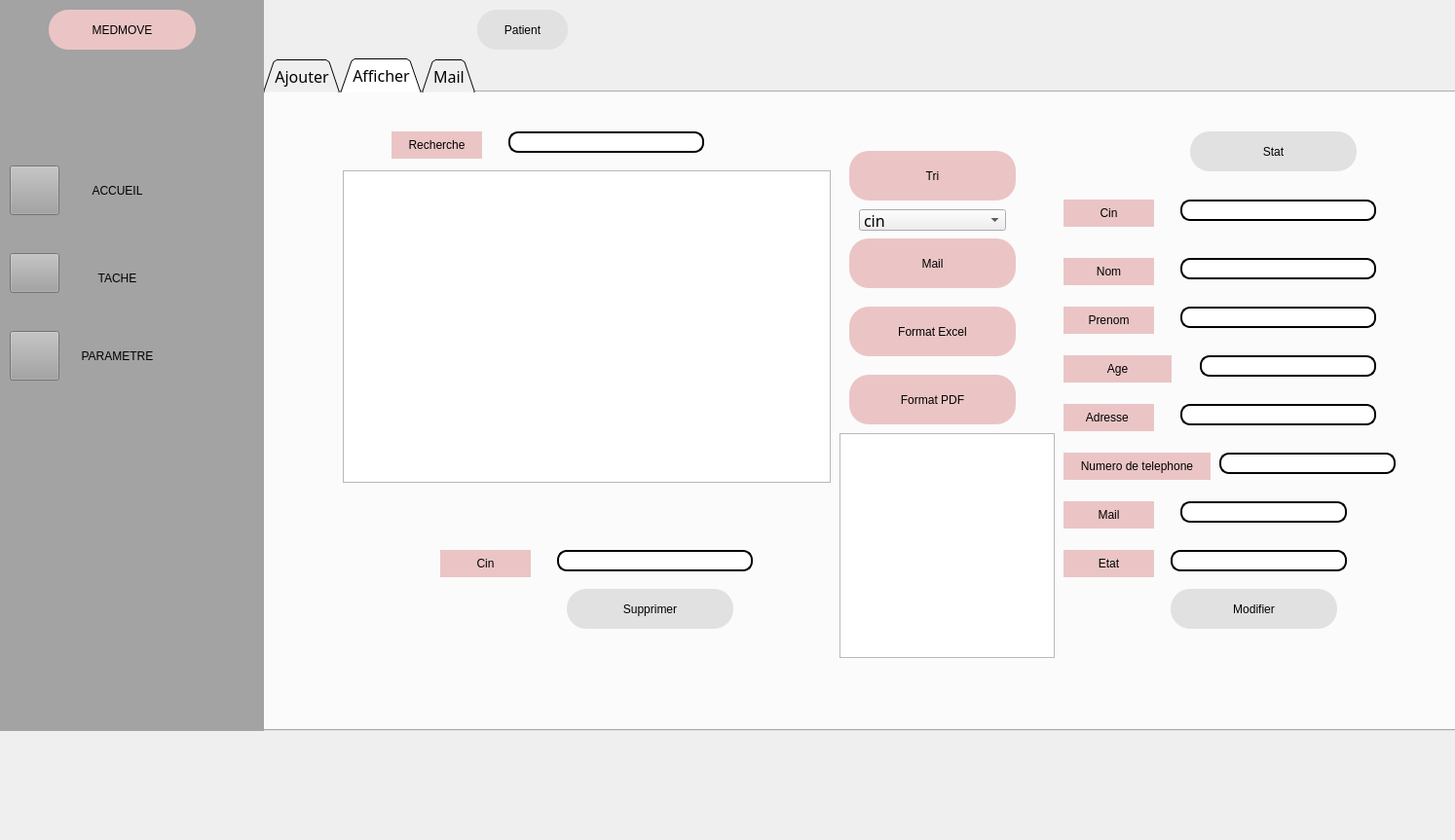
<?xml version="1.0" encoding="UTF-8"?>
<ui version="4.0">
 <class>client</class>
 <widget class="QDialog" name="client">
  <property name="geometry">
   <rect>
    <x>0</x>
    <y>0</y>
    <width>1494</width>
    <height>863</height>
   </rect>
  </property>
  <property name="windowTitle">
   <string>Dialog</string>
  </property>
  <property name="styleSheet">
   <string notr="true"/>
  </property>
  <widget class="QPushButton" name="pushButton">
   <property name="geometry">
    <rect>
     <x>490</x>
     <y>10</y>
     <width>93</width>
     <height>41</height>
    </rect>
   </property>
   <property name="styleSheet">
    <string notr="true">font: 75 8pt &quot;MS Shell Dlg 2&quot;;
border-radius: 20px;
color: black;
padding: 0 8px;
background: #E1E1E1;
font: bold, &quot;Comic Sans MS&quot;;;
text-align:center;</string>
   </property>
   <property name="text">
    <string>Patient</string>
   </property>
  </widget>
  <widget class="QTabWidget" name="Patient">
   <property name="geometry">
    <rect>
     <x>270</x>
     <y>60</y>
     <width>1231</width>
     <height>691</height>
    </rect>
   </property>
   <property name="font">
    <font>
     <family>Sitka Display</family>
     <pointsize>12</pointsize>
    </font>
   </property>
   <property name="styleSheet">
    <string notr="true">QTabBar::tab {
	border-color: rgb(170, 170, 0);
    background: qlineargradient(x1: 0, y1: 0, x2: 0, y2: 1,
                                stop: 0 #E1E1E1, stop: 0.4 #DDDDDD,
                                stop: 0.5 #D8D8D8, stop: 1.0 #D3D3D3);
    border: 2px solid#C4C4C3;
    border-bottom-color: #C2C7CB; /* same as the pane color */
    border-top-left-radius: 4px;
    border-top-right-radius: 4px;
    min-width:20ex;
    padding: 2px;
     font: bold, &quot;Comic Sans MS&quot;;
}

QTabBar::tab:selec</string>
   </property>
   <property name="tabShape">
    <enum>QTabWidget::Triangular</enum>
   </property>
   <property name="currentIndex">
    <number>1</number>
   </property>
   <widget class="QWidget" name="tab_3">
    <attribute name="title">
     <string>Ajouter</string>
    </attribute>
    <widget class="QPushButton" name="cin">
     <property name="geometry">
      <rect>
       <x>50</x>
       <y>60</y>
       <width>93</width>
       <height>28</height>
      </rect>
     </property>
     <property name="styleSheet">
      <string notr="true">font: 75 8pt &quot;MS Shell Dlg 2&quot;;
border-radius: 20px;
color: black;
padding: 0 8px;
background: #ebc5c5;
font: bold, &quot;Comic Sans MS&quot;;;
text-align:center;
</string>
     </property>
     <property name="text">
      <string>Cin</string>
     </property>
    </widget>
    <widget class="QPushButton" name="nom">
     <property name="geometry">
      <rect>
       <x>50</x>
       <y>120</y>
       <width>93</width>
       <height>28</height>
      </rect>
     </property>
     <property name="styleSheet">
      <string notr="true">font: 75 8pt &quot;MS Shell Dlg 2&quot;;
border-radius: 20px;
color: black;
padding: 0 8px;
background: #ebc5c5;
font: bold, &quot;Comic Sans MS&quot;;;
text-align:center;
</string>
     </property>
     <property name="text">
      <string>Nom</string>
     </property>
    </widget>
    <widget class="QPushButton" name="prenom">
     <property name="geometry">
      <rect>
       <x>50</x>
       <y>170</y>
       <width>93</width>
       <height>28</height>
      </rect>
     </property>
     <property name="styleSheet">
      <string notr="true">font: 75 8pt &quot;MS Shell Dlg 2&quot;;
border-radius: 20px;
color: black;
padding: 0 8px;
background: #ebc5c5;
font: bold, &quot;Comic Sans MS&quot;;;
text-align:center;
</string>
     </property>
     <property name="text">
      <string>Prenom</string>
     </property>
    </widget>
    <widget class="QPushButton" name="age">
     <property name="geometry">
      <rect>
       <x>50</x>
       <y>220</y>
       <width>111</width>
       <height>28</height>
      </rect>
     </property>
     <property name="styleSheet">
      <string notr="true">font: 75 8pt &quot;MS Shell Dlg 2&quot;;
border-radius: 20px;
color: black;
padding: 0 8px;
background: #ebc5c5;
font: bold, &quot;Comic Sans MS&quot;;;
text-align:center;
</string>
     </property>
     <property name="text">
      <string>Age</string>
     </property>
    </widget>
    <widget class="QPushButton" name="adresse">
     <property name="geometry">
      <rect>
       <x>50</x>
       <y>270</y>
       <width>93</width>
       <height>28</height>
      </rect>
     </property>
     <property name="styleSheet">
      <string notr="true">font: 75 8pt &quot;MS Shell Dlg 2&quot;;
border-radius: 20px;
color: black;
padding: 0 8px;
background: #ebc5c5;
font: bold, &quot;Comic Sans MS&quot;;;
text-align:center;
</string>
     </property>
     <property name="text">
      <string>Adresse </string>
     </property>
    </widget>
    <widget class="QPushButton" name="num">
     <property name="geometry">
      <rect>
       <x>50</x>
       <y>320</y>
       <width>151</width>
       <height>28</height>
      </rect>
     </property>
     <property name="styleSheet">
      <string notr="true">font: 75 8pt &quot;MS Shell Dlg 2&quot;;
border-radius: 20px;
color: black;
padding: 0 8px;
background: #ebc5c5;
font: bold, &quot;Comic Sans MS&quot;;;
text-align:center;
</string>
     </property>
     <property name="text">
      <string>Numero de telephone</string>
     </property>
    </widget>
    <widget class="QPushButton" name="mail">
     <property name="geometry">
      <rect>
       <x>50</x>
       <y>370</y>
       <width>93</width>
       <height>28</height>
      </rect>
     </property>
     <property name="styleSheet">
      <string notr="true">font: 75 8pt &quot;MS Shell Dlg 2&quot;;
border-radius: 20px;
color: black;
padding: 0 8px;
background: #ebc5c5;
font: bold, &quot;Comic Sans MS&quot;;;
text-align:center;
</string>
     </property>
     <property name="text">
      <string>Mail</string>
     </property>
    </widget>
    <widget class="QPushButton" name="etat">
     <property name="geometry">
      <rect>
       <x>50</x>
       <y>420</y>
       <width>93</width>
       <height>28</height>
      </rect>
     </property>
     <property name="styleSheet">
      <string notr="true">font: 75 8pt &quot;MS Shell Dlg 2&quot;;
border-radius: 20px;
color: black;
padding: 0 8px;
background: #ebc5c5;
font: bold, &quot;Comic Sans MS&quot;;;
text-align:center;
</string>
     </property>
     <property name="text">
      <string>Etat</string>
     </property>
    </widget>
    <widget class="QLineEdit" name="cinc">
     <property name="geometry">
      <rect>
       <x>170</x>
       <y>60</y>
       <width>201</width>
       <height>22</height>
      </rect>
     </property>
     <property name="styleSheet">
      <string notr="true">border: 2px solid black;
font: 75 8pt &quot;MS Shell Dlg 2&quot;;
border-radius: 10px;
padding: 0 8px;
background: white;
font: bold, &quot;Comic Sans MS&quot;;;
text-align:center;</string>
     </property>
    </widget>
    <widget class="QLineEdit" name="nomc">
     <property name="geometry">
      <rect>
       <x>170</x>
       <y>120</y>
       <width>201</width>
       <height>22</height>
      </rect>
     </property>
     <property name="styleSheet">
      <string notr="true">border: 2px solid black;
font: 75 8pt &quot;MS Shell Dlg 2&quot;;
border-radius: 10px;
padding: 0 8px;
background: white;
font: bold, &quot;Comic Sans MS&quot;;;
text-align:center;</string>
     </property>
    </widget>
    <widget class="QLineEdit" name="prenomc">
     <property name="geometry">
      <rect>
       <x>170</x>
       <y>170</y>
       <width>201</width>
       <height>22</height>
      </rect>
     </property>
     <property name="styleSheet">
      <string notr="true">border: 2px solid black;
font: 75 8pt &quot;MS Shell Dlg 2&quot;;
border-radius: 10px;
padding: 0 8px;
background: white;
font: bold, &quot;Comic Sans MS&quot;;;
text-align:center;</string>
     </property>
    </widget>
    <widget class="QLineEdit" name="agec">
     <property name="geometry">
      <rect>
       <x>190</x>
       <y>220</y>
       <width>181</width>
       <height>22</height>
      </rect>
     </property>
     <property name="styleSheet">
      <string notr="true">border: 2px solid black;
font: 75 8pt &quot;MS Shell Dlg 2&quot;;
border-radius: 10px;
padding: 0 8px;
background: white;
font: bold, &quot;Comic Sans MS&quot;;;
text-align:center;</string>
     </property>
    </widget>
    <widget class="QLineEdit" name="adressec">
     <property name="geometry">
      <rect>
       <x>170</x>
       <y>270</y>
       <width>201</width>
       <height>22</height>
      </rect>
     </property>
     <property name="styleSheet">
      <string notr="true">border: 2px solid black;
font: 75 8pt &quot;MS Shell Dlg 2&quot;;
border-radius: 10px;
padding: 0 8px;
background: white;
font: bold, &quot;Comic Sans MS&quot;;;
text-align:center;</string>
     </property>
    </widget>
    <widget class="QLineEdit" name="numc">
     <property name="geometry">
      <rect>
       <x>210</x>
       <y>320</y>
       <width>181</width>
       <height>22</height>
      </rect>
     </property>
     <property name="styleSheet">
      <string notr="true">border: 2px solid black;
font: 75 8pt &quot;MS Shell Dlg 2&quot;;
border-radius: 10px;
padding: 0 8px;
background: white;
font: bold, &quot;Comic Sans MS&quot;;;
text-align:center;</string>
     </property>
    </widget>
    <widget class="QLineEdit" name="mailc">
     <property name="geometry">
      <rect>
       <x>170</x>
       <y>370</y>
       <width>171</width>
       <height>22</height>
      </rect>
     </property>
     <property name="styleSheet">
      <string notr="true">border: 2px solid black;
font: 75 8pt &quot;MS Shell Dlg 2&quot;;
border-radius: 10px;
padding: 0 8px;
background: white;
font: bold, &quot;Comic Sans MS&quot;;;
text-align:center;</string>
     </property>
    </widget>
    <widget class="QPushButton" name="pushButton_33">
     <property name="geometry">
      <rect>
       <x>510</x>
       <y>110</y>
       <width>231</width>
       <height>51</height>
      </rect>
     </property>
     <property name="styleSheet">
      <string notr="true">font: 75 8pt &quot;MS Shell Dlg 2&quot;;
border-radius: 20px;
color: black;
padding: 0 8px;
background: #E1E1E1;
font: bold, &quot;Comic Sans MS&quot;;;
text-align:center;</string>
     </property>
     <property name="text">
      <string>Valider</string>
     </property>
    </widget>
    <widget class="QPushButton" name="pushButton_34">
     <property name="geometry">
      <rect>
       <x>510</x>
       <y>220</y>
       <width>231</width>
       <height>51</height>
      </rect>
     </property>
     <property name="styleSheet">
      <string notr="true">font: 75 8pt &quot;MS Shell Dlg 2&quot;;
border-radius: 20px;
color: black;
padding: 0 8px;
background: #E1E1E1;
font: bold, &quot;Comic Sans MS&quot;;;
text-align:center;</string>
     </property>
     <property name="text">
      <string>Quitter</string>
     </property>
    </widget>
    <widget class="QComboBox" name="etatc">
     <property name="geometry">
      <rect>
       <x>190</x>
       <y>420</y>
       <width>91</width>
       <height>21</height>
      </rect>
     </property>
     <property name="styleSheet">
      <string notr="true">border: 2px solid black;
font: 75 8pt &quot;MS Shell Dlg 2&quot;;
border-radius: 10px;
padding: 0 8px;
background: white;
font: bold, &quot;Comic Sans MS&quot;;;
text-align:center;</string>
     </property>
     <item>
      <property name="text">
       <string>malade</string>
      </property>
     </item>
     <item>
      <property name="text">
       <string>blesse</string>
      </property>
     </item>
    </widget>
   </widget>
   <widget class="QWidget" name="tab_4">
    <attribute name="title">
     <string>Afficher</string>
    </attribute>
    <widget class="QPushButton" name="pushButton_35">
     <property name="geometry">
      <rect>
       <x>130</x>
       <y>40</y>
       <width>93</width>
       <height>28</height>
      </rect>
     </property>
     <property name="styleSheet">
      <string notr="true">font: 75 8pt &quot;MS Shell Dlg 2&quot;;
border-radius: 20px;
color: black;
padding: 0 8px;
background: #ebc5c5;
font: bold, &quot;Comic Sans MS&quot;;;
text-align:center;
</string>
     </property>
     <property name="text">
      <string>Recherche</string>
     </property>
    </widget>
    <widget class="QLineEdit" name="recherche">
     <property name="geometry">
      <rect>
       <x>250</x>
       <y>40</y>
       <width>201</width>
       <height>22</height>
      </rect>
     </property>
     <property name="styleSheet">
      <string notr="true">border: 2px solid black;
font: 75 8pt &quot;MS Shell Dlg 2&quot;;
border-radius: 10px;
padding: 0 8px;
background: white;
font: bold, &quot;Comic Sans MS&quot;;;
text-align:center;</string>
     </property>
    </widget>
    <widget class="QPushButton" name="tri">
     <property name="geometry">
      <rect>
       <x>600</x>
       <y>60</y>
       <width>171</width>
       <height>51</height>
      </rect>
     </property>
     <property name="styleSheet">
      <string notr="true">font: 75 8pt &quot;MS Shell Dlg 2&quot;;
border-radius: 20px;
color: black;
padding: 0 8px;
background: #ebc5c5;
font: bold, &quot;Comic Sans MS&quot;;;
text-align:center;
</string>
     </property>
     <property name="text">
      <string>Tri</string>
     </property>
    </widget>
    <widget class="QPushButton" name="pushButton_37">
     <property name="geometry">
      <rect>
       <x>600</x>
       <y>290</y>
       <width>171</width>
       <height>51</height>
      </rect>
     </property>
     <property name="styleSheet">
      <string notr="true">font: 75 8pt &quot;MS Shell Dlg 2&quot;;
border-radius: 20px;
color: black;
padding: 0 8px;
background: #ebc5c5;
font: bold, &quot;Comic Sans MS&quot;;;
text-align:center;
</string>
     </property>
     <property name="text">
      <string>Format PDF</string>
     </property>
    </widget>
    <widget class="QPushButton" name="pushButton_38">
     <property name="geometry">
      <rect>
       <x>600</x>
       <y>220</y>
       <width>171</width>
       <height>51</height>
      </rect>
     </property>
     <property name="styleSheet">
      <string notr="true">font: 75 8pt &quot;MS Shell Dlg 2&quot;;
border-radius: 20px;
color: black;
padding: 0 8px;
background: #ebc5c5;
font: bold, &quot;Comic Sans MS&quot;;;
text-align:center;
</string>
     </property>
     <property name="text">
      <string>Format Excel</string>
     </property>
    </widget>
    <widget class="QPushButton" name="pushButton_40">
     <property name="geometry">
      <rect>
       <x>930</x>
       <y>510</y>
       <width>171</width>
       <height>41</height>
      </rect>
     </property>
     <property name="styleSheet">
      <string notr="true">font: 75 8pt &quot;MS Shell Dlg 2&quot;;
border-radius: 20px;
color: black;
padding: 0 8px;
background: #E1E1E1;
font: bold, &quot;Comic Sans MS&quot;;;
text-align:center;</string>
     </property>
     <property name="text">
      <string>Modifier</string>
     </property>
    </widget>
    <widget class="QPushButton" name="pushButton_41">
     <property name="geometry">
      <rect>
       <x>310</x>
       <y>510</y>
       <width>171</width>
       <height>41</height>
      </rect>
     </property>
     <property name="styleSheet">
      <string notr="true">font: 75 8pt &quot;MS Shell Dlg 2&quot;;
border-radius: 20px;
color: black;
padding: 0 8px;
background: #E1E1E1;
font: bold, &quot;Comic Sans MS&quot;;;
text-align:center;</string>
     </property>
     <property name="text">
      <string>Supprimer</string>
     </property>
    </widget>
    <widget class="QTableView" name="liste">
     <property name="geometry">
      <rect>
       <x>80</x>
       <y>80</y>
       <width>501</width>
       <height>321</height>
      </rect>
     </property>
    </widget>
    <widget class="QPushButton" name="mail_3">
     <property name="geometry">
      <rect>
       <x>820</x>
       <y>420</y>
       <width>93</width>
       <height>28</height>
      </rect>
     </property>
     <property name="styleSheet">
      <string notr="true">font: 75 8pt &quot;MS Shell Dlg 2&quot;;
border-radius: 20px;
color: black;
padding: 0 8px;
background: #ebc5c5;
font: bold, &quot;Comic Sans MS&quot;;;
text-align:center;
</string>
     </property>
     <property name="text">
      <string>Mail</string>
     </property>
    </widget>
    <widget class="QPushButton" name="num_3">
     <property name="geometry">
      <rect>
       <x>820</x>
       <y>370</y>
       <width>151</width>
       <height>28</height>
      </rect>
     </property>
     <property name="styleSheet">
      <string notr="true">font: 75 8pt &quot;MS Shell Dlg 2&quot;;
border-radius: 20px;
color: black;
padding: 0 8px;
background: #ebc5c5;
font: bold, &quot;Comic Sans MS&quot;;;
text-align:center;
</string>
     </property>
     <property name="text">
      <string>Numero de telephone</string>
     </property>
    </widget>
    <widget class="QLineEdit" name="nomc_3">
     <property name="geometry">
      <rect>
       <x>940</x>
       <y>170</y>
       <width>201</width>
       <height>22</height>
      </rect>
     </property>
     <property name="styleSheet">
      <string notr="true">border: 2px solid black;
font: 75 8pt &quot;MS Shell Dlg 2&quot;;
border-radius: 10px;
padding: 0 8px;
background: white;
font: bold, &quot;Comic Sans MS&quot;;;
text-align:center;</string>
     </property>
    </widget>
    <widget class="QLineEdit" name="mailc_3">
     <property name="geometry">
      <rect>
       <x>940</x>
       <y>420</y>
       <width>171</width>
       <height>22</height>
      </rect>
     </property>
     <property name="styleSheet">
      <string notr="true">border: 2px solid black;
font: 75 8pt &quot;MS Shell Dlg 2&quot;;
border-radius: 10px;
padding: 0 8px;
background: white;
font: bold, &quot;Comic Sans MS&quot;;;
text-align:center;</string>
     </property>
    </widget>
    <widget class="QPushButton" name="adresse_3">
     <property name="geometry">
      <rect>
       <x>820</x>
       <y>320</y>
       <width>93</width>
       <height>28</height>
      </rect>
     </property>
     <property name="styleSheet">
      <string notr="true">font: 75 8pt &quot;MS Shell Dlg 2&quot;;
border-radius: 20px;
color: black;
padding: 0 8px;
background: #ebc5c5;
font: bold, &quot;Comic Sans MS&quot;;;
text-align:center;
</string>
     </property>
     <property name="text">
      <string>Adresse </string>
     </property>
    </widget>
    <widget class="QPushButton" name="etat_3">
     <property name="geometry">
      <rect>
       <x>820</x>
       <y>470</y>
       <width>93</width>
       <height>28</height>
      </rect>
     </property>
     <property name="styleSheet">
      <string notr="true">font: 75 8pt &quot;MS Shell Dlg 2&quot;;
border-radius: 20px;
color: black;
padding: 0 8px;
background: #ebc5c5;
font: bold, &quot;Comic Sans MS&quot;;;
text-align:center;
</string>
     </property>
     <property name="text">
      <string>Etat</string>
     </property>
    </widget>
    <widget class="QLineEdit" name="agec_3">
     <property name="geometry">
      <rect>
       <x>960</x>
       <y>270</y>
       <width>181</width>
       <height>22</height>
      </rect>
     </property>
     <property name="styleSheet">
      <string notr="true">border: 2px solid black;
font: 75 8pt &quot;MS Shell Dlg 2&quot;;
border-radius: 10px;
padding: 0 8px;
background: white;
font: bold, &quot;Comic Sans MS&quot;;;
text-align:center;</string>
     </property>
    </widget>
    <widget class="QLineEdit" name="adressec_3">
     <property name="geometry">
      <rect>
       <x>940</x>
       <y>320</y>
       <width>201</width>
       <height>22</height>
      </rect>
     </property>
     <property name="styleSheet">
      <string notr="true">border: 2px solid black;
font: 75 8pt &quot;MS Shell Dlg 2&quot;;
border-radius: 10px;
padding: 0 8px;
background: white;
font: bold, &quot;Comic Sans MS&quot;;;
text-align:center;</string>
     </property>
    </widget>
    <widget class="QLineEdit" name="etatc_3">
     <property name="geometry">
      <rect>
       <x>930</x>
       <y>470</y>
       <width>181</width>
       <height>22</height>
      </rect>
     </property>
     <property name="styleSheet">
      <string notr="true">border: 2px solid black;
font: 75 8pt &quot;MS Shell Dlg 2&quot;;
border-radius: 10px;
padding: 0 8px;
background: white;
font: bold, &quot;Comic Sans MS&quot;;;
text-align:center;</string>
     </property>
    </widget>
    <widget class="QLineEdit" name="prenomc_3">
     <property name="geometry">
      <rect>
       <x>940</x>
       <y>220</y>
       <width>201</width>
       <height>22</height>
      </rect>
     </property>
     <property name="styleSheet">
      <string notr="true">border: 2px solid black;
font: 75 8pt &quot;MS Shell Dlg 2&quot;;
border-radius: 10px;
padding: 0 8px;
background: white;
font: bold, &quot;Comic Sans MS&quot;;;
text-align:center;</string>
     </property>
    </widget>
    <widget class="QPushButton" name="cin_3">
     <property name="geometry">
      <rect>
       <x>820</x>
       <y>110</y>
       <width>93</width>
       <height>28</height>
      </rect>
     </property>
     <property name="styleSheet">
      <string notr="true">font: 75 8pt &quot;MS Shell Dlg 2&quot;;
border-radius: 20px;
color: black;
padding: 0 8px;
background: #ebc5c5;
font: bold, &quot;Comic Sans MS&quot;;;
text-align:center;
</string>
     </property>
     <property name="text">
      <string>Cin</string>
     </property>
    </widget>
    <widget class="QPushButton" name="age_3">
     <property name="geometry">
      <rect>
       <x>820</x>
       <y>270</y>
       <width>111</width>
       <height>28</height>
      </rect>
     </property>
     <property name="styleSheet">
      <string notr="true">font: 75 8pt &quot;MS Shell Dlg 2&quot;;
border-radius: 20px;
color: black;
padding: 0 8px;
background: #ebc5c5;
font: bold, &quot;Comic Sans MS&quot;;;
text-align:center;
</string>
     </property>
     <property name="text">
      <string>Age</string>
     </property>
    </widget>
    <widget class="QLineEdit" name="numc_3">
     <property name="geometry">
      <rect>
       <x>980</x>
       <y>370</y>
       <width>181</width>
       <height>22</height>
      </rect>
     </property>
     <property name="styleSheet">
      <string notr="true">border: 2px solid black;
font: 75 8pt &quot;MS Shell Dlg 2&quot;;
border-radius: 10px;
padding: 0 8px;
background: white;
font: bold, &quot;Comic Sans MS&quot;;;
text-align:center;</string>
     </property>
    </widget>
    <widget class="QLineEdit" name="cinc_3">
     <property name="geometry">
      <rect>
       <x>940</x>
       <y>110</y>
       <width>201</width>
       <height>22</height>
      </rect>
     </property>
     <property name="styleSheet">
      <string notr="true">border: 2px solid black;
font: 75 8pt &quot;MS Shell Dlg 2&quot;;
border-radius: 10px;
padding: 0 8px;
background: white;
font: bold, &quot;Comic Sans MS&quot;;;
text-align:center;</string>
     </property>
    </widget>
    <widget class="QPushButton" name="prenom_3">
     <property name="geometry">
      <rect>
       <x>820</x>
       <y>220</y>
       <width>93</width>
       <height>28</height>
      </rect>
     </property>
     <property name="styleSheet">
      <string notr="true">font: 75 8pt &quot;MS Shell Dlg 2&quot;;
border-radius: 20px;
color: black;
padding: 0 8px;
background: #ebc5c5;
font: bold, &quot;Comic Sans MS&quot;;;
text-align:center;
</string>
     </property>
     <property name="text">
      <string>Prenom</string>
     </property>
    </widget>
    <widget class="QPushButton" name="nom_3">
     <property name="geometry">
      <rect>
       <x>820</x>
       <y>170</y>
       <width>93</width>
       <height>28</height>
      </rect>
     </property>
     <property name="styleSheet">
      <string notr="true">font: 75 8pt &quot;MS Shell Dlg 2&quot;;
border-radius: 20px;
color: black;
padding: 0 8px;
background: #ebc5c5;
font: bold, &quot;Comic Sans MS&quot;;;
text-align:center;
</string>
     </property>
     <property name="text">
      <string>Nom</string>
     </property>
    </widget>
    <widget class="QLineEdit" name="cinc_4">
     <property name="geometry">
      <rect>
       <x>300</x>
       <y>470</y>
       <width>201</width>
       <height>22</height>
      </rect>
     </property>
     <property name="styleSheet">
      <string notr="true">border: 2px solid black;
font: 75 8pt &quot;MS Shell Dlg 2&quot;;
border-radius: 10px;
padding: 0 8px;
background: white;
font: bold, &quot;Comic Sans MS&quot;;;
text-align:center;</string>
     </property>
    </widget>
    <widget class="QPushButton" name="cin_4">
     <property name="geometry">
      <rect>
       <x>180</x>
       <y>470</y>
       <width>93</width>
       <height>28</height>
      </rect>
     </property>
     <property name="styleSheet">
      <string notr="true">font: 75 8pt &quot;MS Shell Dlg 2&quot;;
border-radius: 20px;
color: black;
padding: 0 8px;
background: #ebc5c5;
font: bold, &quot;Comic Sans MS&quot;;;
text-align:center;
</string>
     </property>
     <property name="text">
      <string>Cin</string>
     </property>
    </widget>
    <widget class="QTextEdit" name="textEdit">
     <property name="geometry">
      <rect>
       <x>590</x>
       <y>350</y>
       <width>221</width>
       <height>231</height>
      </rect>
     </property>
    </widget>
    <widget class="QPushButton" name="email">
     <property name="geometry">
      <rect>
       <x>600</x>
       <y>150</y>
       <width>171</width>
       <height>51</height>
      </rect>
     </property>
     <property name="styleSheet">
      <string notr="true">font: 75 8pt &quot;MS Shell Dlg 2&quot;;
border-radius: 20px;
color: black;
padding: 0 8px;
background: #ebc5c5;
font: bold, &quot;Comic Sans MS&quot;;;
text-align:center;
</string>
     </property>
     <property name="text">
      <string>Mail</string>
     </property>
    </widget>
    <widget class="QComboBox" name="comboBox">
     <property name="geometry">
      <rect>
       <x>610</x>
       <y>120</y>
       <width>151</width>
       <height>22</height>
      </rect>
     </property>
     <item>
      <property name="text">
       <string>cin</string>
      </property>
     </item>
     <item>
      <property name="text">
       <string>nom</string>
      </property>
     </item>
     <item>
      <property name="text">
       <string>age</string>
      </property>
     </item>
    </widget>
    <widget class="QPushButton" name="pushButton_42">
     <property name="geometry">
      <rect>
       <x>950</x>
       <y>40</y>
       <width>171</width>
       <height>41</height>
      </rect>
     </property>
     <property name="styleSheet">
      <string notr="true">font: 75 8pt &quot;MS Shell Dlg 2&quot;;
border-radius: 20px;
color: black;
padding: 0 8px;
background: #E1E1E1;
font: bold, &quot;Comic Sans MS&quot;;;
text-align:center;</string>
     </property>
     <property name="text">
      <string>Stat</string>
     </property>
    </widget>
   </widget>
   <widget class="QWidget" name="tab_2">
    <attribute name="title">
     <string>Mail</string>
    </attribute>
    <widget class="QLineEdit" name="mail_pass">
     <property name="geometry">
      <rect>
       <x>600</x>
       <y>60</y>
       <width>141</width>
       <height>20</height>
      </rect>
     </property>
     <property name="echoMode">
      <enum>QLineEdit::Password</enum>
     </property>
     <property name="placeholderText">
      <string>your mail password</string>
     </property>
    </widget>
    <widget class="QLineEdit" name="subject">
     <property name="geometry">
      <rect>
       <x>88</x>
       <y>94</y>
       <width>651</width>
       <height>16</height>
      </rect>
     </property>
     <property name="placeholderText">
      <string>subject</string>
     </property>
    </widget>
    <widget class="QPushButton" name="sendBtn">
     <property name="geometry">
      <rect>
       <x>88</x>
       <y>460</y>
       <width>651</width>
       <height>23</height>
      </rect>
     </property>
     <property name="text">
      <string>Send</string>
     </property>
    </widget>
    <widget class="QTextEdit" name="msg">
     <property name="geometry">
      <rect>
       <x>88</x>
       <y>166</y>
       <width>651</width>
       <height>291</height>
      </rect>
     </property>
     <property name="placeholderText">
      <string>type your message here ...</string>
     </property>
    </widget>
    <widget class="QLineEdit" name="rcpt">
     <property name="geometry">
      <rect>
       <x>88</x>
       <y>60</y>
       <width>491</width>
       <height>21</height>
      </rect>
     </property>
     <property name="placeholderText">
      <string>recipient</string>
     </property>
    </widget>
    <widget class="QPushButton" name="browseBtn">
     <property name="geometry">
      <rect>
       <x>665</x>
       <y>129</y>
       <width>75</width>
       <height>24</height>
      </rect>
     </property>
     <property name="text">
      <string>Browse ...</string>
     </property>
    </widget>
    <widget class="QLineEdit" name="file">
     <property name="geometry">
      <rect>
       <x>88</x>
       <y>130</y>
       <width>571</width>
       <height>23</height>
      </rect>
     </property>
     <property name="placeholderText">
      <string>attachement here</string>
     </property>
    </widget>
   </widget>
  </widget>
  <widget class="QWidget" name="widget" native="true">
   <property name="geometry">
    <rect>
     <x>0</x>
     <y>0</y>
     <width>271</width>
     <height>751</height>
    </rect>
   </property>
   <property name="styleSheet">
    <string notr="true">
background-color: rgb(163, 163, 163);</string>
   </property>
   <widget class="QPushButton" name="pushButton_2">
    <property name="geometry">
     <rect>
      <x>10</x>
      <y>170</y>
      <width>51</width>
      <height>51</height>
     </rect>
    </property>
    <property name="styleSheet">
     <string notr="true">background-image: url(:/C:/Users/abeja/Desktop/image/home (1).svg);</string>
    </property>
    <property name="text">
     <string/>
    </property>
   </widget>
   <widget class="QPushButton" name="pushButton_5">
    <property name="geometry">
     <rect>
      <x>70</x>
      <y>160</y>
      <width>101</width>
      <height>71</height>
     </rect>
    </property>
    <property name="styleSheet">
     <string notr="true">border-radius: 30px;

color: black;
padding: 0 8px;
background-color: rgb(163, 163, 163);
font: bold, &quot;Comic Sans MS&quot;;;
text-align:center;</string>
    </property>
    <property name="text">
     <string>ACCUEIL</string>
    </property>
   </widget>
   <widget class="QPushButton" name="pushButton_4">
    <property name="geometry">
     <rect>
      <x>10</x>
      <y>260</y>
      <width>51</width>
      <height>41</height>
     </rect>
    </property>
    <property name="styleSheet">
     <string notr="true">background-image: url(:/C:/Users/abeja/Desktop/image/align-justify.svg);</string>
    </property>
    <property name="text">
     <string/>
    </property>
   </widget>
   <widget class="QPushButton" name="pushButton_6">
    <property name="geometry">
     <rect>
      <x>70</x>
      <y>250</y>
      <width>101</width>
      <height>71</height>
     </rect>
    </property>
    <property name="styleSheet">
     <string notr="true">border-radius: 30px;

color: black;
padding: 0 8px;
background-color: rgb(163, 163, 163);
font: bold, &quot;Comic Sans MS&quot;;;
text-align:center;</string>
    </property>
    <property name="text">
     <string>TACHE</string>
    </property>
   </widget>
   <widget class="QPushButton" name="pushButton_7">
    <property name="geometry">
     <rect>
      <x>70</x>
      <y>330</y>
      <width>101</width>
      <height>71</height>
     </rect>
    </property>
    <property name="styleSheet">
     <string notr="true">border-radius: 30px;

color: black;
padding: 0 8px;
background-color: rgb(163, 163, 163);
font: bold, &quot;Comic Sans MS&quot;;;
text-align:center;</string>
    </property>
    <property name="text">
     <string>PARAMETRE</string>
    </property>
   </widget>
   <widget class="QPushButton" name="pushButton_8">
    <property name="geometry">
     <rect>
      <x>10</x>
      <y>340</y>
      <width>51</width>
      <height>51</height>
     </rect>
    </property>
    <property name="styleSheet">
     <string notr="true">background-image: url(:/C:/Users/abeja/Desktop/image/settings.svg);
</string>
    </property>
    <property name="text">
     <string/>
    </property>
   </widget>
   <widget class="QPushButton" name="pushButton_9">
    <property name="geometry">
     <rect>
      <x>50</x>
      <y>10</y>
      <width>151</width>
      <height>41</height>
     </rect>
    </property>
    <property name="styleSheet">
     <string notr="true">font: 75 8pt &quot;MS Shell Dlg 2&quot;;
border-radius: 20px;
color: black;
padding: 0 8px;
background: #ebc5c5;
font: bold, &quot;Comic Sans MS&quot;;;
text-align:center;</string>
    </property>
    <property name="text">
     <string>MEDMOVE</string>
    </property>
   </widget>
  </widget>
 </widget>
 <resources/>
 <connections/>
</ui>
